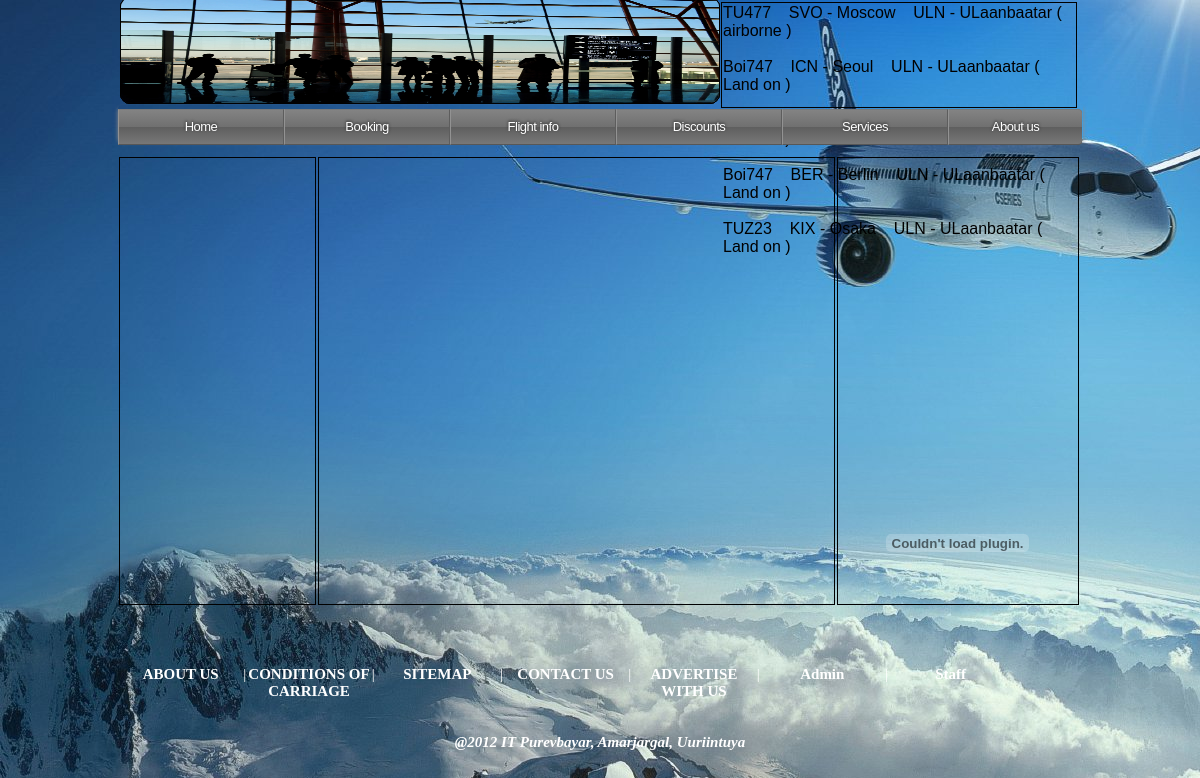
The page / on the database its author committed.
### tables this page shows
CREATE TABLE IF NOT EXISTS `airplane` (
  `airplane_id` int(11) NOT NULL AUTO_INCREMENT,
  `airplane_name` varchar(30) NOT NULL,
  `airplane_volume` int(11) NOT NULL,
  `airplane_direct` varchar(20) NOT NULL,
  `airplane_position` varchar(20) NOT NULL,
  `airplane_status` varchar(20) NOT NULL,
  `airplane_ticket_price` int(11) NOT NULL,
  PRIMARY KEY (`airplane_id`)
);

### index.php (the view, shortened to what this page needs)
<html>
	<head>
		<link rel="stylesheet" type="text/css" href="style/index.css" />
		<link rel="stylesheet" href="style/lavalamp_test.css" type="text/css" media="screen">
		<link href="style/menucss.css" rel="stylesheet" type="text/css" />
	</head>
	<body>
		<div id = "container">
			<div id = "header">
				<div id = "header_left">
					<div id="slideshow">
    <img src="style/image/1.jpg" alt="Slideshow Image 2" class="active"/>
</div>
				</div>
				<div id = "header_right">
					<marquee onmouseout="this.start()" direction="down" align="left" loop="true" onmouseover="this.stop()" scrollamount="3" >
				<?php
				$sql="select* from airplane";
								$result=mysql_query($sql);
								while( $row = mysql_fetch_assoc($result) )
								{
									if($row['airplane_status']=="Land on" || $row['airplane_status']=="airborne")
									{
									echo ' '.$row['airplane_name'].' &nbsp &nbsp'.$row['airplane_direct'].' &nbsp &nbsp'.$row['airplane_position'].' ( '.$row['airplane_status'].' )</br> </br>';
									}
								}
						?>
						</marquee>
				</div>
			</div>
			   <div id="content">
	    <nav>
            <ul id="appleNav">
                <li><a href="#" title="Home page">Home</a></li>
				<li><a href="#" target="mainWindow" title="Booking">Booking</a></li>
				<li><a href="#" title="fight info">Flight info</a></li>
                <li><a href="#" title="Rewards and discounts">Discounts</a></li>
                <li><a href="#" title="Programs and services">Services</a></li>
                <li><a href="#" title="About us">About us</a></li>
            </ul>
		</nav>
		</div>
			<div id = "main">
				<div id = "main_left">
					<iframe src="ticket_search.php">
					</iframe>
				</div>
				<div id = "main_middle">
				</div>
				<div id = "main_right">
					<div id = "main_top">
					</div>
					<div id = "main_bottom">
						<object classid="clsid:d27cdb6e-ae6d-11cf-96b8-444553540000" codebase="http://download.macromedia.com/pub/shockwave/cabs/flash/swflash.cab#version=9,0,0,0" width="237" height="112" id="weather" align="middle">
							<embed src="http://weather.bamdaa.com/weather.v3.swf?province=MGXX0003&bgcolor=0x389AE6:0x0111c0&cornerradius=17&changebgcolor=1&lng=mn" quality="high" width="237" height="112" wmode="transparent" name="weather" align="middle" allowScriptAccess="always" allowFullScreen="false" type="application/x-shockwave-flash" pluginspage="http://www.adobe.com/go/getflashplayer" />
						</object>
					</div>
				</div>
			</div>
			<div id = "footer">
				<ul class="footermenu" >
					<li class="wordli"> <a href="#"><b> ABOUT US </b>      </a> </li>
					<li > <a href=""> |        </a> </li>
					<li class="wordli"> <a href="#"> <b>CONDITIONS OF CARRIAGE</b></a> </li>
					<li> <a href=""> |        </a> </li>
					<li class="wordli"> <a href="#"> <b>SITEMAP</b>      </a> </li>
					<li> <a href=""> |        </a> </li>
					<li class="wordli"> <a href="#"> <b>CONTACT US</b>  </a> </li>
					<li> <a href=""> |        </a> </li>
					<li class="wordli"> <a href="#"> <b>ADVERTISE WITH US</b>  </a> </li>
					<li> <a href=""> |        </a> </li>
					<li class="wordli"> <a href="#"> <b>Admin </b> </a> </li>
					<li> <a href=""> |        </a> </li>
					<li class="wordli"> <a href="#"><b> Staff</b></a> </li>
				</ul>
				<br/><br/><br/><br/>
				<p> <b>@2012 IT Purevbayar, Amarjargal, Uuriintuya</b><p>
			</div>
		</div>
	</body>
</html>

### style/index.css (style rules this page uses)
body { font-family:'Ubuntu Condensed', sans-serif; color: #000000; font-size:12pt; background-image:url("image/bg1.jpg"); }
div { border : solid; border-width:0px; margin:1px; }
#container { width:966px; margin:auto; z-index:0; }
#header { height : 104px; width : 100%-4px; }
#header_left { float:left; height:100%; width:600px; margin-top:-5px; }
#header_right { height:100%; width:354px; float:left; marin-top:-8px; border:1px solid; }
#main { width:100%-2px; height:450px; }
#main_left { float:left; height:446; width:195px; font-size:9pt; border:1px solid; }
#main_middle { float:left; height:446px; width:515px; border:1px solid; }
#main_right { height:446px; width:240px; float:left; border:1px solid; }
#main_top { width:100%-4px; padding:0px; margin:0px; height:327px; }
#main_bottom { width:100%-4px; height:112px; }
#footer { float:both; color:#000000; width:100%-4px; height:50px; text-align:center; font-size:15px; font-family:Comic Sans MS; margin-top:60px; }
#footer p { color:#FFFFFF; }
iframe { width:100%; height:100%; border:none; vertical-align:center; }
li { list-style:none; float:left; }
ul.footermenu { width:100%; }
li.wordli { width:13%; }
a { text-decoration:none; color:#FFFFFF; }
p { padding-top:15px; font-style:italic; text-align:center; }
#slideshow { position:absolute; }
#slideshow IMG { position:absolute; height:105px; width:598px; z-index:8; border-radius:10px; border:1px solid black; }
#slideshow IMG.active { z-index:10; opacity:1.0; }

### style/menucss.css (style rules this page uses)
ul,ol,li,h1,h2,h3,h4,h5,h6,pre,form,body,html,p,blockquote,fieldset,input { margin:0; padding:0; }
#content { margin-top:-40px; }
#content { height:50px; }
#appleNav { margin:40px 0; list-style:none; font-family: "Lucida Sans Unicode", "Lucida Grande", Verdana, Arial, Helvetica, sans-serif; letter-spacing:-0.5px; font-size:13px; text-shadow: 0 -1px 3px #202020; width:965px; height:34px; -moz-border-radius:4px; -webkit-border-radius:4px; border-radius:4px 0 0 4px; -moz-box-shadow: 0px 3px 3px #cecece; -webkit-box-shadow: 0px 3px 3px #cecece; box-shadow: 0 3px 4px #8b8b8b; }
#appleNav li { display:block; float:left; border-right:1px solid #5d5d5d; border-left:1px solid #929292; width:164px; height:34px; border-bottom:1px solid #575757; border-top:1px solid #797979; background-image: -webkit-gradient(linear, left bottom, left top, color-stop(0, #787878), color-stop(0.5, #5E5E5E), color-stop(0.51, #707070), color-stop(1, #838383)); background-image: -moz-linear-gradient(center bottom, #787878 0%, #5E5E5E 50%, #707070 51%, #838383 100%); background-color:#5f5f5f; }
#appleNav li a { color:white; text-decoration:none; text-align:center; display:block; line-height:34px; outline:none; }
#appleNav li:last-child { -moz-border-radius:0 4px 4px 0; -webkit-border-radius:0 4px 4px 0; border-radius:0 4px 4px 0; border-right:none; width:133px; }
#appleNav { -webkit-animation: showMenu 3s; position:relative; }

### rows shown on the page
airplane: airplane_name "TU477", airplane_direct "SVO - Moscow", airplane_position "ULN - ULaanbaatar", airplane_status "airborne"
airplane: airplane_name "Boi747", airplane_direct "ICN - Seoul", airplane_position "ULN - ULaanbaatar", airplane_status "Land on"
airplane: airplane_name "Boi747", airplane_direct "BER - Berlin", airplane_position "ULN - ULaanbaatar", airplane_status "Land on"
airplane: airplane_name "TUZ23", airplane_direct "KIX - Osaka", airplane_position "ULN - ULaanbaatar", airplane_status "Land on"
